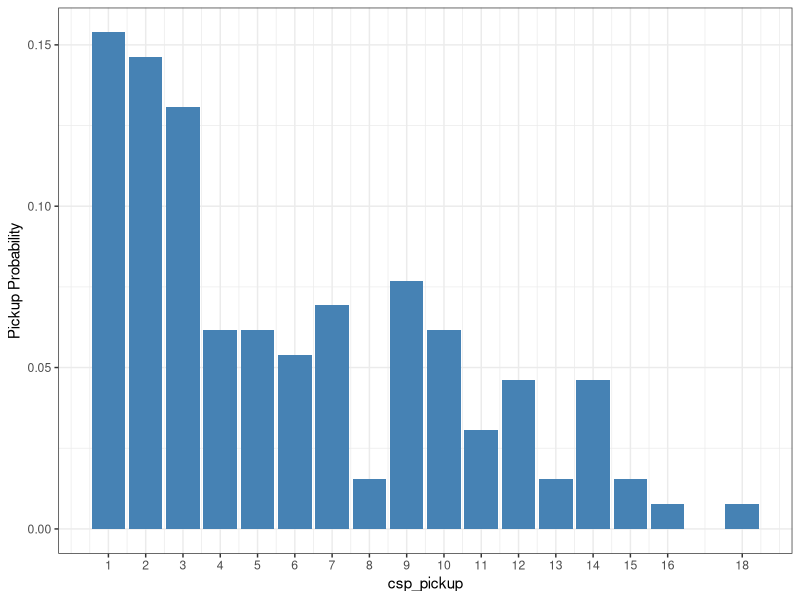
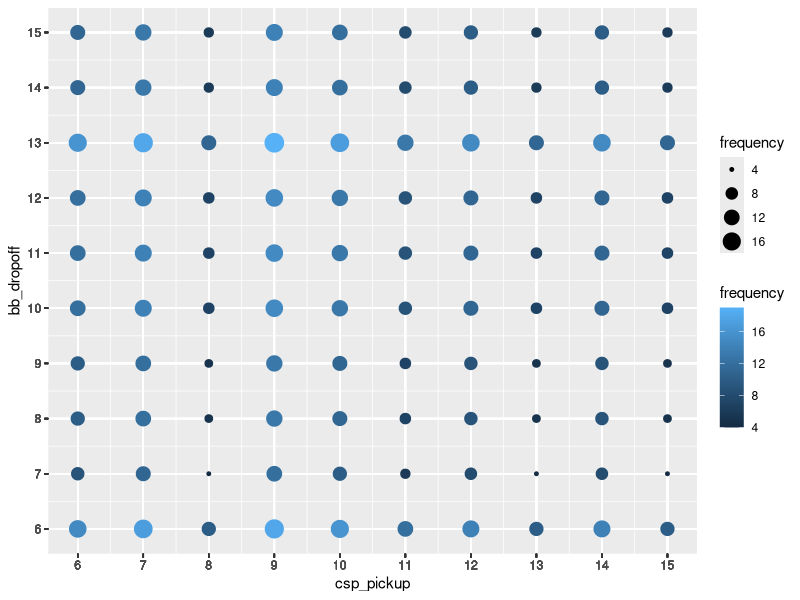

Source code (R) for these figures, in order:
# required packages
library(tidyverse)
library(reshape2)

setwd("C:/Users/Jordan Lian/OneDrive - Northeastern University/Fall 2020/IE 6200/Lab 4")

# importing the dataset
bikes_df <- read.csv('bluebikes.csv', header = TRUE, sep = ',')
head(bikes_df, 2) # structure of the dataset

# pmf and cdf

# the number of bikes that are picked up from a particular station during a particular hour

# station name = Christian Science Plaza - Massachusetts Ave at Westland Ave station (CSP)
# hour = 8

# selecting start station, month, date and hour

req_col <- select(bikes_df, start.station.name, month, date, hour)
head(req_col, 5)


# filtering only the required rows
req_row <- dplyr::filter(req_col, start.station.name == 'CSP' & hour == 8)
head(req_row, 5)

# grouping values by date and hour
daily <- group_by(req_row, month, date, hour)

# creating a new column name count for the number of bikes
daily <- summarise(daily, count = n())
head(daily)

# group by and summarise to get the number of days same number of bikes were picked up
days <- group_by(daily, count)
days <- summarise(days, num_days = n())
head(days)

# calculate pmf
pickup_pmf <- round(days$num_days/sum(days$num_days),3)
pickup_pmf

# calculate cdf
pickup_cdf <- round(cumsum(pickup_pmf),3)
pickup_cdf

csp_freq <- cbind(days, pickup_pmf = pickup_pmf, pickup_cdf = pickup_cdf)
csp_freq

# doing everything above in a single step
csp_freq <- bikes_df %>%
  select(start.station.name, month, date, hour) %>%
  dplyr::filter(start.station.name == 'CSP' & hour == 8) %>%
  group_by(month, date, hour) %>%
  summarise(count = n()) %>%
  group_by(count) %>%
  summarise(num_days = n()) %>%
  mutate(pickup_pmf = num_days/sum(num_days)) %>%
  mutate(pickup_cdf = cumsum(pickup_pmf))

csp_freq

ggplot(csp_freq, aes(count, pickup_pmf)) +
  geom_bar(stat="identity", fill="steelblue")+
  theme_bw() +
  labs( y = 'Pickup Probability') +
  theme(plot.title = element_text(hjust = 0.5)) +
  scale_x_continuous("csp_pickup", labels = as.character(csp_freq$count),
                     breaks = csp_freq$count)

# expected value
weighted.mean(csp_freq$count, csp_freq$pickup_pmf)

# joint probability

# Back Bay station
bb_freq <- bikes_df %>%
  select(end.station.name, month, date, hour) %>%
  dplyr::filter(end.station.name == 'Back Bay' & hour == 8) %>%
  group_by(month, date, hour) %>%
  summarise(count = n()) %>%
  group_by(count) %>%
  summarise(num_days = n()) %>%
  mutate(dropoff_pmf = num_days/sum(num_days)) %>%
  mutate(dropoff_cdf = cumsum(dropoff_pmf))

bb_freq

# frequency table

joint_freq <- outer(csp_freq$num_days[6:15], bb_freq$num_days[6:15], FUN = "+")
rownames(joint_freq) <- csp_freq$count[6:15]
colnames(joint_freq) <- bb_freq$count[6:15]

joint_freq

# probabilities
joint_prob <- round(joint_freq/sum(joint_freq),3)
joint_prob

# restructuring the data
joint_df <- melt(joint_freq)
colnames(joint_df) <- c('csp_pickup', 'bb_dropoff', 'frequency')
head(joint_df, 10)

# creating a plot
ggplot(data = joint_df,aes(x=csp_pickup, y=bb_dropoff)) +
  geom_point(aes(size = frequency, color = frequency)) +
  labs(x = 'CSP Pickup', y = 'BB Dropoff') +
  scale_x_continuous("csp_pickup", labels = as.character(joint_df$csp_pickup),
                     breaks = joint_df$csp_pickup) +
  scale_y_continuous("bb_dropoff", labels = as.character(joint_df$bb_dropoff),
                     breaks = joint_df$bb_dropoff)


# correlation coefficient
# data frame for the Christian Science Plaza stations
csp_8 <- bikes_df %>%
  select(start.station.name, month, date, hour) %>%
  dplyr::filter(start.station.name == 'CSP') %>%
  group_by(month, date) %>%
  summarise(count = n())

csp_8

# data frame for the Back Bay station
bb_8 <- bikes_df %>%
  select(end.station.name, month, date, hour) %>%
  dplyr::filter(end.station.name == 'Back Bay') %>%
  group_by(month, date) %>%
  summarise(count = n())

bb_8

# calculating the coefficient
cor(csp_8$count, bb_8$count)
